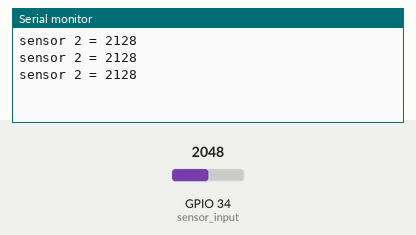
Bench run of a sketch on a simulated ESP32. Parts: the last lines printed to the serial monitor. The test bench sets the inputs (shaded band); at power-on: GPIO 34 (sensor_input) = 2048. WiFi joins after 1.5 s; servers stay silent unless stated.

Above: at 3.0 s.
3.1 s: GPIO 34 (sensor_input) set to 2866
At 3.8 s:
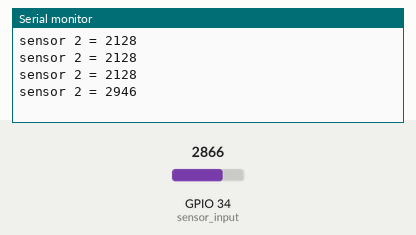
4.6 s: GPIO 34 (sensor_input) set to 3603
At 5.3 s:
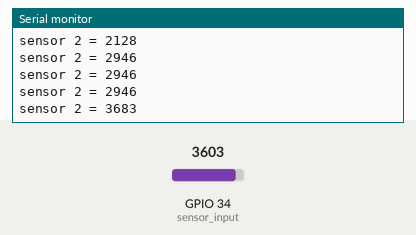
Timing chart, 0 to 7.6 s (numbered marks = the images above; inputs shaded):
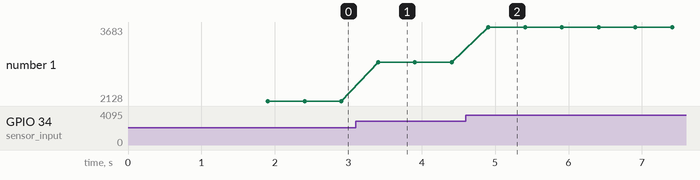

Measured:
- after the input at 3.1 s, the serial monitor: prints a new line after 0.31 s (image 1)
- after the input at 4.6 s, the serial monitor: prints a new line after 0.31 s (image 2)
- plotted number 1: 2128 → 2946 after the input at 3.1 s, 2946 → 3683 after the input at 4.6 s

The sketch:

sensor_2.ino
```cpp
#define BLYNK_TEMPLATE_ID "TMPLnSyRmJbb"
#define BLYNK_DEVICE_NAME "TEST"
#define BLYNK_AUTH_TOKEN "YskFu0cJ5mAxcpxvWu9B4S9qF0EzPUhw"

#define BLYNK_PRINT Serial
#include <WiFi.h>
#include <WiFiClient.h>
#include <BlynkSimpleEsp32.h>

int sensor_input = 34;
char auth[] = BLYNK_AUTH_TOKEN;
char ssid[] = "Harshith";
char pass[] = "Harshithappu123";

BlynkTimer timer;

void sendSensor()
{
  int analog_data = analogRead(sensor_input)+80;
  Serial.print("sensor 2 = ");
  Serial.println(analog_data);
  delay(200);

  Blynk.virtualWrite(V2,analog_data);
  delay(300);
}

void setup() {
  // put your setup code here, to run once:
  pinMode(sensor_input,INPUT);
  Serial.begin(115200);
  Blynk.begin(auth,ssid,pass);
  timer.setInterval(100L, sendSensor);
}

void loop() {
  // put your main code here, to run repeatedly:
Blynk.run();
timer.run();
}
```
